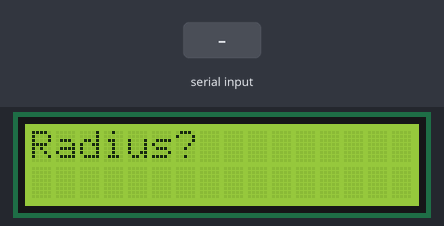
Bench run of a sketch on a simulated Arduino Uno, built with avr-gcc and run on an emulated ATmega328P. Parts: 16×2 character LCD. Inputs (shaded band) come from the test bench. What the sketch prints to the serial monitor is not drawn.

Above: at 1.2 s.
1.3 s: "90,45\n" received over Serial
At 1.6 s:
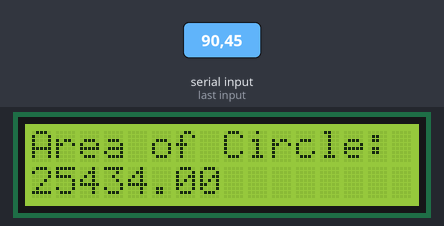
At 4.1 s:
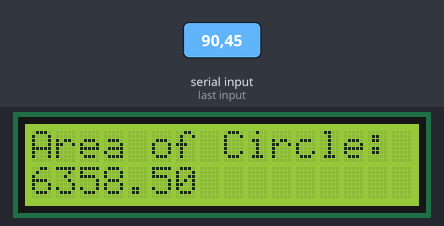
4.3 s: "0\n" received over Serial
6.8 s: "90\n" received over Serial
Timing chart, 0 to 9.8 s (numbered marks = the images above; inputs shaded):
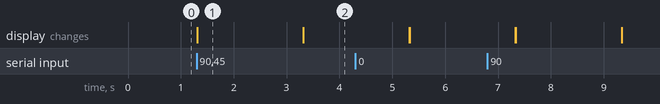

The sketch:

circleAreaLCD.ino.ino
```cpp
#include <LiquidCrystal.h>

//pin setup
int rs = 7;
int en = 8;
int d4 = 9;
int d5 = 10;
int d6 = 11;
int d7 = 12;

String msg1 = "Radius?";
  float rad;
String msg2 = "Area of Circle:";
float area;

int dt = 2000;

LiquidCrystal lcd(rs,en,d4,d5,d6,d7);


void setup() {
  lcd.begin(16,2);
  Serial.begin(9600);

}
void loop() {
  //first num
    Serial.println(msg1);
      lcd.setCursor(0,0);
      lcd.print(msg1);
    while(Serial.available()==0){
        }
    rad=Serial.parseFloat();
    area=3.14*rad*rad;
    lcd.clear();
    lcd.setCursor(0,0);
    lcd.print(msg2);
    lcd.setCursor(0,1);
    lcd.print(area);

    delay(dt);
    lcd.clear();
}
```

Measured:
- after the input at 1.3 s, the display: changes at once (image 1)
- what the display in image 1 shows lasts 2.0 s, from 1.3 s to 3.3 s
